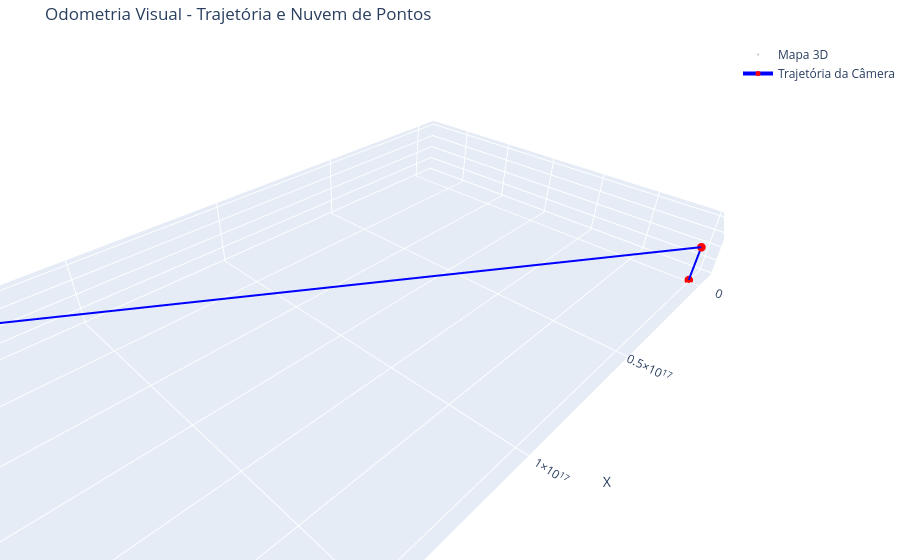

This figure's notebook cell:
### Code cell
import cv2
import numpy as np
import plotly.graph_objects as go
import glob
import os

class VisualOdometry:
    def __init__(self, K, dist):
        self.K = K
        self.dist = dist
        
        # Inicializadores do OpenCV
        self.sift = cv2.SIFT_create()
        self.bf = cv2.BFMatcher(cv2.NORM_L2)
        
        # Estado do Sistema (O nosso Mapa)
        self.poses = []           # Lista de Matrizes de Projeção 3x4 (K[R|t])
        self.posicoes_cam = []    # Coordenadas (X,Y,Z) reais da câmera para plotagem
        self.mapa_3d = []         # Nuvem de pontos global (N, 3)
        self.mapa_descritores = []# Descritores SIFT associados a cada ponto 3D
        
        # Memória do frame anterior para triangulação
        self.kp_prev = None
        self.des_prev = None
        self.pose_prev = None

    def carregar_e_corrigir_imagem(self, caminho):
        """Carrega a imagem e remove a distorção da lente imediatamente."""
        img = cv2.imread(caminho, cv2.IMREAD_GRAYSCALE)
        if img is None:
            raise ValueError(f"Erro ao carregar {caminho}")
        # Remover a distorção da imagem inteira simplifica a matemática depois
        img_undistorted = cv2.undistort(img, self.K, self.dist)
        return img_undistorted

    def processar_primeiro_frame(self, img_path):
        """Frame 0: Apenas extrai features e define a origem do mundo."""
        img = self.carregar_e_corrigir_imagem(img_path)
        self.kp_prev, self.des_prev = self.sift.detectAndCompute(img, None)
        
        # Câmera 0 é a origem: [I | 0]
        Rt0 = np.hstack((np.eye(3), np.zeros((3, 1))))
        self.pose_prev = np.dot(self.K, Rt0) # Matriz de projeção P0
        
        self.poses.append(self.pose_prev)
        self.posicoes_cam.append(np.array([0, 0, 0]))
        print("Frame 0 processado (Origem definida).")

    def processar_segundo_frame(self, img_path):
        """Frame 1: Inicializa o Mapa 3D (Geometria Epipolar)."""
        img = self.carregar_e_corrigir_imagem(img_path)
        kp_curr, des_curr = self.sift.detectAndCompute(img, None)
        
        # 1. Match com o Frame 0
        matches = self.bf.knnMatch(self.des_prev, des_curr, k=2)
        pts0, pts1, bons_matches = [], [], []
        
        for m, n in matches:
            if m.distance < 0.75 * n.distance:
                pts0.append(self.kp_prev[m.queryIdx].pt)
                pts1.append(kp_curr[m.trainIdx].pt)
                bons_matches.append(m)
                
        pts0 = np.float32(pts0)
        pts1 = np.float32(pts1)
        
        # 2. Matriz Essencial e Pose (sem distorção, pois a imagem já foi corrigida)
        E, mask = cv2.findEssentialMat(pts0, pts1, self.K, method=cv2.RANSAC, prob=0.999, threshold=1.0)
        pts0 = pts0[mask.ravel() == 1]
        pts1 = pts1[mask.ravel() == 1]
        _, R, t, _ = cv2.recoverPose(E, pts0, pts1, self.K)
        
        # 3. Matriz de Projeção P1
        Rt1 = np.hstack((R, t))
        pose_curr = np.dot(self.K, Rt1)
        
        # 4. Triangulação
        pontos_4d = cv2.triangulatePoints(self.pose_prev, pose_curr, pts0.T, pts1.T)
        pontos_3d = (pontos_4d[:3, :] / pontos_4d[3, :]).T
        
        # 5. Salvar no Mapa Global
        self.mapa_3d.extend(pontos_3d)
        
        # Guardar os descritores do Frame 1 que geraram pontos 3D
        descritores_inliers = [des_curr[m.trainIdx] for i, m in enumerate(bons_matches) if mask.ravel()[i] == 1]
        self.mapa_descritores.extend(descritores_inliers)
        
        # Atualizar estado
        self.poses.append(pose_curr)
        self.posicoes_cam.append(-np.dot(R.T, t).flatten())
        self.kp_prev, self.des_prev, self.pose_prev = kp_curr, des_curr, pose_curr
        print(f"Frame 1 processado. {len(pontos_3d)} pontos 3D inicializados.")

    def processar_frame(self, img_path, frame_idx):
        """Frame N: Tracking com PnP e adição de novos pontos."""
        img = self.carregar_e_corrigir_imagem(img_path)
        kp_curr, des_curr = self.sift.detectAndCompute(img, None)
        
        # 1. Match do Frame Atual contra o MAPA GLOBAL 3D
        matches = self.bf.knnMatch(np.array(self.mapa_descritores), des_curr, k=2)
        
        pts_3d_conhecidos = []
        pts_2d_atuais = []
        
        for m, n in matches:
            if m.distance < 0.75 * n.distance:
                # queryIdx é o índice no mapa_descritores / trainIdx é o índice no frame atual
                pts_3d_conhecidos.append(self.mapa_3d[m.queryIdx])
                pts_2d_atuais.append(kp_curr[m.trainIdx].pt)
                
        if len(pts_2d_atuais) < 10:
            print(f"Frame {frame_idx}: Tracking perdido! Poucos inliers.")
            return

        pts_3d_conhecidos = np.float32(pts_3d_conhecidos)
        pts_2d_atuais = np.float32(pts_2d_atuais)
        
        # 2. Tracking: Achar a pose da Câmera N (PnP)
        # Dist passamos zerada pois a imagem já foi undistorted
        sucesso, rvec, tvec, inliers = cv2.solvePnPRansac(
            pts_3d_conhecidos, pts_2d_atuais, self.K, np.zeros(4)
        )
        
        if not sucesso:
            return
            
        R, _ = cv2.Rodrigues(rvec)
        Rt_curr = np.hstack((R, tvec))
        pose_curr = np.dot(self.K, Rt_curr)
        
        self.poses.append(pose_curr)
        self.posicoes_cam.append(-np.dot(R.T, tvec).flatten())
        
        # (Opcional) Aqui entraria a triangulação de NOVOS pontos entre Frame N-1 e N
        # para o mapa continuar crescendo. Omitido para focar no rastreamento base.
        
        self.kp_prev, self.des_prev, self.pose_prev = kp_curr, des_curr, pose_curr
        print(f"Frame {frame_idx} processado via PnP. Pose rastreada.")

    def plotar_trajetoria_e_mapa(self):
        """Visualização interativa 3D usando Plotly."""
        mapa = np.array(self.mapa_3d)
        cams = np.array(self.posicoes_cam)
        
        fig = go.Figure()
        
        # Nuvem de pontos (Filtra outliers muito distantes para o plot ficar limpo)
        distancias = np.linalg.norm(mapa, axis=1)
        mapa_limpo = mapa[distancias < np.percentile(distancias, 95)] 
        
        fig.add_trace(go.Scatter3d(
            x=mapa_limpo[:, 0], y=mapa_limpo[:, 1], z=mapa_limpo[:, 2],
            mode='markers', marker=dict(size=2, color='gray', opacity=0.5),
            name='Mapa 3D'
        ))
        
        # Trajetória da Câmera (Linha e Pontos)
        fig.add_trace(go.Scatter3d(
            x=cams[:, 0], y=cams[:, 1], z=cams[:, 2],
            mode='lines+markers', marker=dict(size=5, color='red'),
            line=dict(color='blue', width=4),
            name='Trajetória da Câmera'
        ))
        
        fig.update_layout(
            title='Odometria Visual - Trajetória e Nuvem de Pontos',
            scene=dict(
                xaxis_title='X', yaxis_title='Y', zaxis_title='Z',
                yaxis=dict(autorange="reversed"),
                zaxis=dict(autorange="reversed"),
                aspectmode='data'
            ),
            margin=dict(l=0, r=0, b=0, t=40)
        )
        fig.show()

# ==========================================
# EXECUÇÃO DO PIPELINE
# ==========================================
if __name__ == "__main__":
    # 1. Parâmetros da sua Câmera (Do seu arquivo YAML)
    K = np.array([[765.4723, 0.0, 331.6566],
                  [0.0, 766.6782, 246.3781],
                  [0.0, 0.0, 1.0]], dtype=np.float64)
    
    dist = np.array([0.0844, 0.2218, 0.0, 0.0], dtype=np.float64)
    
    # 2. Configurar a lista de imagens
    # Substitua '*.jpg' pelo formato e pasta das suas imagens
    # O comando sorted garante que img_001 venha antes de img_002
    imagens = sorted(glob.glob('/home/aki/Desktop/GitHub/Python-VO/Datasets/dataset_20260321_120618/stereo_test/*.png')) 
    
    if len(imagens) < 2:
        print("Erro: Forneça pelo menos 2 imagens na pasta.")
    else:
        # 3. Inicializar a classe
        vo = VisualOdometry(K, dist)
        
        # 4. Rodar o Loop de Frames
        for i, img_path in enumerate(imagens):
            if i == 0:
                vo.processar_primeiro_frame(img_path)
            elif i == 1:
                vo.processar_segundo_frame(img_path)
            else:
                vo.processar_frame(img_path, i)
        
        # 5. Visualizar o Resultado
        vo.plotar_trajetoria_e_mapa()

### Figure 1 — Plotly figure (JSON) as saved in the notebook; plotly's stock layout.template omitted (floating-point values rounded to 4 significant figures; data arrays with more than 128 entries replaced by an {"elided": "..."} marker saying what was removed)
{"data": [{"marker": {"color": "gray", "opacity": 0.5, "size": 2}, "mode": "markers", "name": "Mapa 3D", "type": "scatter3d", "x": {"elided": "374 float values"}, "y": {"elided": "374 float values"}, "z": {"elided": "374 float values"}}, {"line": {"color": "blue", "width": 4}, "marker": {"color": "red", "size": 5}, "mode": "lines+markers", "name": "Trajetória da Câmera", "type": "scatter3d", "x": [0.0, -0.3008, -0.9199, -2.46, 1.127, -237.6, -3557000000000000.0, 1.917e+17], "y": [0.0, 0.9529, 1.424, 6.25, 8.854, 17.24, 592500000000000.0, 1.144e+17], "z": [0.0, -0.03823, -0.4215, -2.16, 0.3302, 190.0, -1.07e+16, -2.081e+16]}], "layout": {"margin": {"b": 0, "l": 0, "r": 0, "t": 40}, "scene": {"aspectmode": "data", "xaxis": {"title": {"text": "X"}}, "yaxis": {"autorange": "reversed", "title": {"text": "Y"}}, "zaxis": {"autorange": "reversed", "title": {"text": "Z"}}}, "title": {"text": "Odometria Visual - Trajetória e Nuvem de Pontos"}}}
